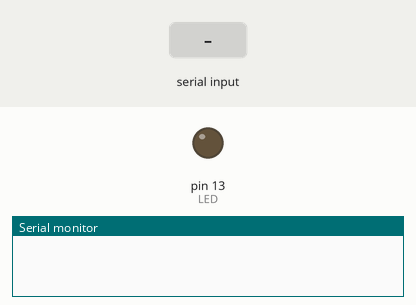
The sketch below on a simulated Arduino Uno, built with avr-gcc and run on an emulated ATmega328P. On the bench: output pins drawn as LEDs (lit = HIGH), the last lines printed to the serial monitor. Inputs (shaded band) come from the test bench.

Above: at 1.2 s.
1.3 s: "1" received over the second serial link
At 2.0 s:
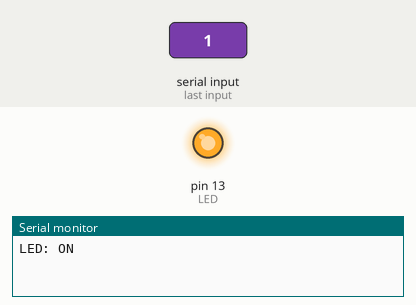
2.8 s: "0" received over the second serial link
At 3.1 s:
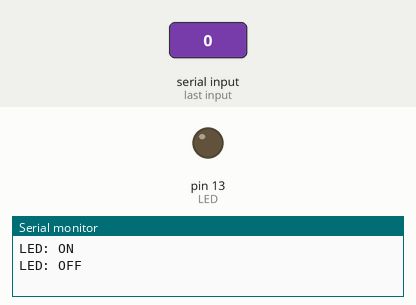
Timing chart, 0 to 5.8 s (numbered marks = the images above; inputs shaded):
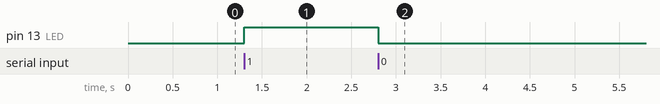

The sketch:

BT_LED_arduino.ino
```cpp
#include <SoftwareSerial.h>

const int bluetoothTx = 2;  // TX-O pin of bluetooth mate, Arduino D2
const int bluetoothRx = 3;  // RX-I pin of bluetooth mate, Arduino D3

SoftwareSerial bluetooth(bluetoothTx, bluetoothRx);

const int LED= 13;

void setup(){
  Serial.begin(9600);
  bluetooth.begin(9600);
  pinMode(LED,OUTPUT);
}

void doChar(char c){
  switch(c){
    case '1':
      digitalWrite(LED, HIGH);
      Serial.println("LED: ON");
      break;
    case '0':
      digitalWrite(LED, LOW);
      Serial.println("LED: OFF");
      break;
    default:
      Serial.print("Unexeptect character received: ");
      Serial.println(c);
      break;
  }
}

void loop(){
   if(bluetooth.available()>0)  {
    char cb = bluetooth.read();
    doChar(cb);
  }
}
```

Measured:
- after the input at 1.3 s, pin 13 (LED): LOW → HIGH at once
- after the input at 2.8 s, pin 13 (LED): HIGH → LOW at once
